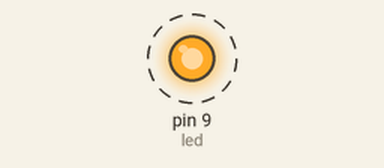
Bench run of a sketch on a simulated Arduino Uno, built with avr-gcc and run on an emulated ATmega328P. Parts: output pins drawn as LEDs (lit = HIGH). Dashed ring = blinking.

Above: at 0.2 s.
Timing chart, 0 to 4.6 s (numbered marks = the images above):
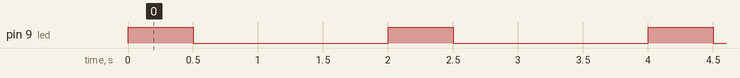

Measured:
- by itself, pin 9 (led): alternates HIGH for 0.50 s and LOW for 1.5 s

The sketch:

problem1_code.ino
```cpp
#define led 9

void setup() {
  pinMode(led,OUTPUT);
}

void loop() {
  digitalWrite(led,HIGH);
  delay(500);
  digitalWrite(led,LOW);
  delay(1500);

}
```
